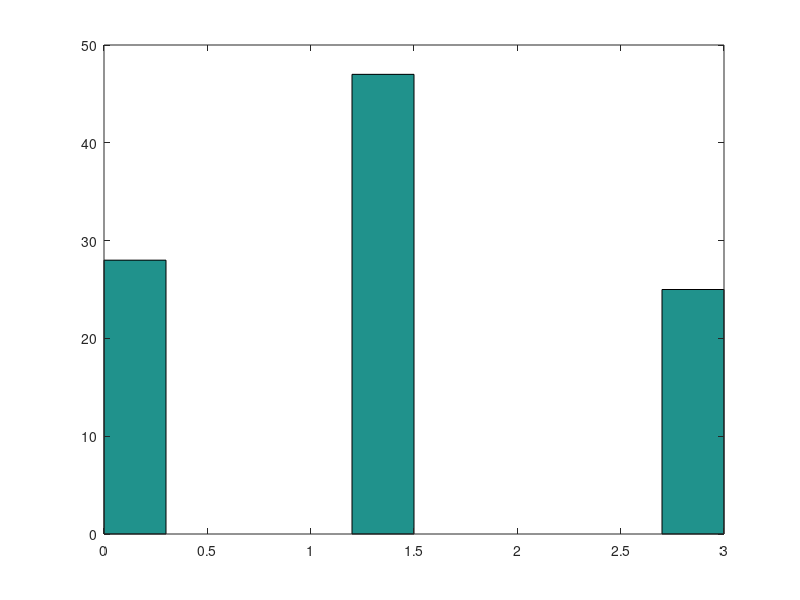

This figure's MATLAB source:

%  VARIABLES

l=3; % mitad del espacio
p=1.5; % valor del número de salto
n=100; % filas / numero de partículas
d=1; % columnas / dimensión
archivo="datos.txt";


%  Número de valores permitidos a través
%  del espacio.

k=((2*l)/p)+1;


%  Se define una matriz 'particulas'
%  que reune las coordenadas de cada partícula,
%  una por cada fila.

%  Las partículas se generan aleatoreamente
%  en función de la cantidad de
%  valores permitidos.

particulas=round(unifrnd(1,k,n,d));


%///  particulas


%  Se asigna el valor real en el espacio
%  de las 'l' a cada partícula generada.

for i=1:n
  for j=1:d
    particulas(i,j)=((particulas(i,j)-1)*p-l);
  endfor
endfor

%/// particulas

%  Se calcula la distancia al origen
%  y se guardan los valores
%  en 'distancias'.

for i=1:n
  distancias(i,1)=sqrt(sum((particulas(i,:).^2)));
endfor

%///  distancias

hist(distancias)

fid=fopen(archivo,"w");
fprintf(fid,'%2.5f\n',distancias);
fclose(fid);
